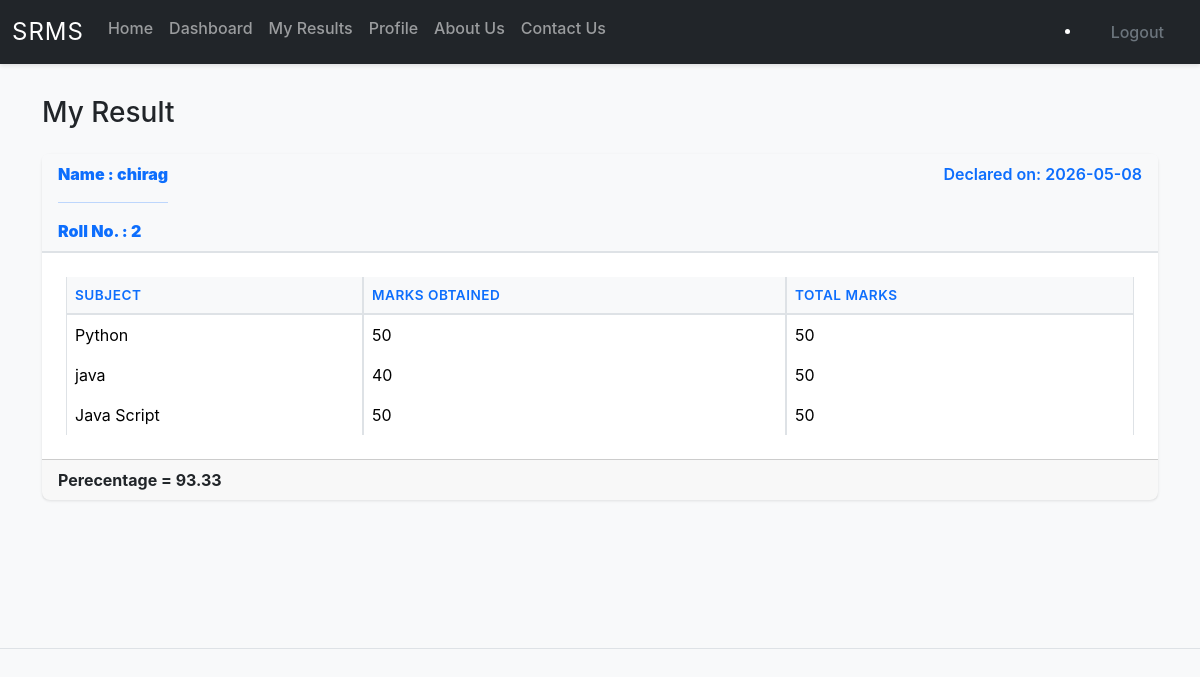
Page /myresult (signed in) on the committed database.
### models.py (models this page shows)
class BaseClass(Model):
    class Meta:
        database = db

class Result(BaseClass):
    student = ForeignKeyField(User, backref='student')
    declaration_date = CharField()

class User(BaseClass):
    name = CharField()
    email = CharField(unique = True)
    roll_no = CharField(unique = True)
    profile_pic = CharField(default="")
    password = CharField()
    role = CharField(default="student")

class ResultItem(BaseClass):
    result = ForeignKeyField(Result, backref='result')
    subject = ForeignKeyField(Subject, backref='subject')
    mark_obtain = CharField()
    total_mark = CharField()

class Subject(BaseClass):
    sub_code = CharField(unique = True)
    sub_name = CharField()
    sub_description = TextField()

### main.py (the view)
@app.route('/myresult')
@login_required
@student_access
def myresult():
    sid = session['user_id']
    results = show_result(sid)
    percentage = 0
    for entry in results:
        total_obtained = sum(float(item.mark_obtain) for item in entry.result)
        total_max = sum(float(item.total_mark) for item in entry.result)
        percentage = round((total_obtained / total_max * 100) if total_max > 0 else 0, 2)
    return render_template('student/myresult.html', results=results, percentage=percentage)

### main.py (called while the page is built)
def login_required(func):
    @wraps(func)
    def wrapper(*args, **kwargs):
        if "user_id" not in session:
            flash('Login Required', 'danger')
            return redirect(url_for("login"))
        return func(*args, **kwargs)
    return wrapper

def student_access(func):
    @wraps(func)
    def wrapper(*args, **kwargs):
        if session['role'] != 'student':
            return redirect(url_for("admin"))
        return func(*args, **kwargs)
    return wrapper

### management/result.py (called while the page is built)
def show_result(student_id):
    student = User.get_by_id(student_id)
    results = Result.select().where(Result.student == student)
    return results

### templates/student/myresult.html (shortened to what this page needs)
{% extends "base.html" %}  {% block content %}
<div class="container">
  <h3 class="mb-4">My Result</h3>
  {% if results %} {% for res in results %}
  <div class="card mb-3">
    <div class="card-header d-flex justify-content-between">
      <strong
        >Name : {{ res.student.name }}
        <hr />
        Roll No. : {{res.student.roll_no}}</strong
      >
      <span>Declared on: {{ res.declaration_date }}</span>
    </div>
    <div class="card-body">
      <table class="table table-bordered">
        <thead>
          <tr>
            <th>Subject</th>
            <th>Marks Obtained</th>
            <th>Total Marks</th>
          </tr>
        </thead>
        <tbody>
          {% for item in res.result %}
          <tr>
            <td>{{ item.subject.sub_name }}</td>
            <td>{{ item.mark_obtain }}</td>
            <td>{{ item.total_mark }}</td>
          </tr>
          {% endfor %}
        </tbody>
      </table>
    </div>
    <div class="card-footer">
      <strong>Perecentage = {{ percentage }}</strong>
    </div>
  </div>
  {% endfor %} {% else %}
  <p>No results available yet.</p>
  {% endif %}
</div>
{% endblock content %}

### static/style/style.css (style rules this page uses)
:root { --primary-color: #0d6efd; --secondary-color: #6c757d; --success-color: #198754; --danger-color: #dc3545; --warning-color: #ffc107; --info-color: #0dcaf0; }
* { scroll-behavior: smooth; }
body { font-family: -apple-system, BlinkMacSystemFont, 'Segoe UI', Roboto, 'Helvetica Neue', Arial, sans-serif; background-color: #f8f9fa; overflow-x: hidden; }
.card { border: none; box-shadow: 0 1px 3px rgba(0,0,0,0.1); transition: all 0.3s ease; border-radius: 0.5rem; }
.card-header { background-color: #f8f9fa; border-bottom: 2px solid #dee2e6; font-weight: 600; color: var(--primary-color); }
.card-body { padding: 1.5rem; }
.table { border-collapse: separate; border-spacing: 0; margin-bottom: 0; }
.table thead th { background-color: #f8f9fa; font-weight: 600; border-bottom: 2px solid #dee2e6; color: var(--primary-color); text-transform: uppercase; font-size: 0.85rem; letter-spacing: 0.5px; }
.table tbody tr { transition: background-color 0.3s ease; }
.table-bordered { border-color: #dee2e6; }

### rows in the picture
Result: student.name "chirag", student.roll_no "2", declaration_date "2026-05-08", percentage "93.33"
ResultItem: subject.sub_name "Python", mark_obtain "50", total_mark "50"
ResultItem: subject.sub_name "java", mark_obtain "40", total_mark "50"
ResultItem: subject.sub_name "Java Script", mark_obtain "50", total_mark "50"
